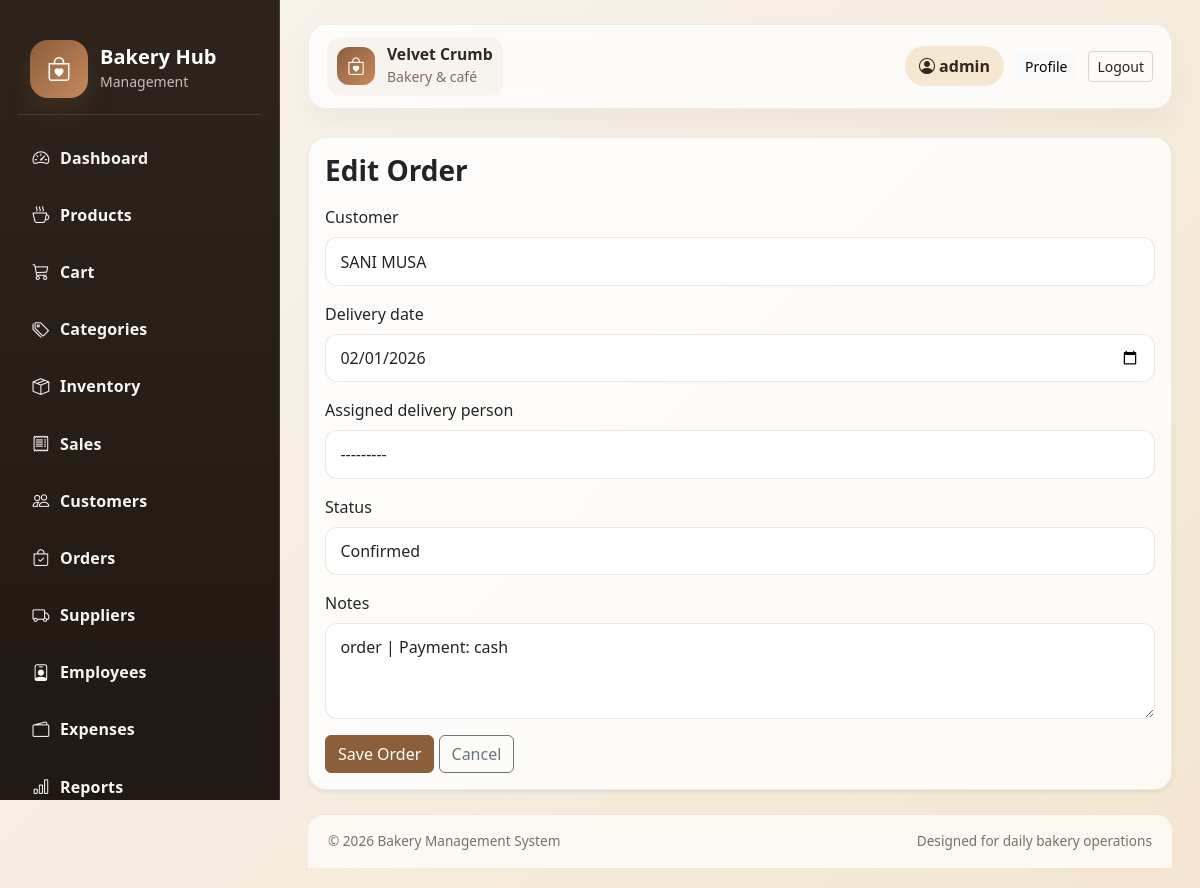
Screenshot of /orders/3/edit/ (signed in) with the database file from the repository.
### orders/models.py (models this page shows, shortened)
class Order(models.Model):
    STATUS_CHOICES = (
        ('pending', 'Pending'),
        ('confirmed', 'Confirmed'),
        ('assigned', 'Assigned to Delivery'),
        ('out_for_delivery', 'Out for Delivery'),
        ('completed', 'Completed'),
        ('cancelled', 'Cancelled'),
    )
    customer = models.ForeignKey(Customer, on_delete=models.CASCADE, related_name='orders')
    order_number = models.CharField(max_length=50, unique=True)
    delivery_date = models.DateField(blank=True, null=True)
    assigned_delivery_person = models.ForeignKey(
        Employee,
        on_delete=models.SET_NULL,
        related_name='assigned_orders',
        null=True,
        blank=True,
    )
    status = models.CharField(max_length=25, choices=STATUS_CHOICES, default='pending')
    notes = models.TextField(blank=True)
    total_amount = models.DecimalField(max_digits=12, decimal_places=2, default=0)
    created_at = models.DateTimeField(auto_now_add=True)
    class Meta:
        ordering = ('-created_at',)

### orders/views.py (the view)
# urls.py: path('<int:pk>/edit/', views.order_form, name='order_edit'),
@login_required
def order_form(request, pk=None):
    order = get_object_or_404(Order, pk=pk) if pk else None
    if request.method == 'POST':
        form = OrderForm(request.POST, instance=order)
        if form.is_valid():
            saved_order = form.save()
            messages.success(request, f"Order '{saved_order.order_number}' saved successfully.")
            return redirect('order_list')
    else:
        form = OrderForm(instance=order)
    return render(request, 'orders/order_form.html', {'form': form, 'order': order})

### orders/forms.py
class OrderForm(forms.ModelForm):
    class Meta:
        model = Order
        fields = ('customer', 'delivery_date', 'assigned_delivery_person', 'status', 'notes')
        widgets = {
            'customer': forms.Select(attrs={'class': 'form-select'}),
            'delivery_date': forms.DateInput(attrs={'class': 'form-control', 'type': 'date'}),
            'assigned_delivery_person': forms.Select(attrs={'class': 'form-select'}),
            'status': forms.Select(attrs={'class': 'form-select'}),
            'notes': forms.Textarea(attrs={'class': 'form-control', 'rows': 3}),
        }

### customers/models.py (called while the page is built)
    def __str__(self):
        return self.name

### templates/orders/order_form.html (shortened to what this page needs)
{% extends 'base.html' %}
{% block content %}
<div class="card shadow-sm">
    <div class="card-body">
        <h3 class="page-title">{% if order %}Edit Order{% else %}New Order{% endif %}</h3>
        <form method="post">
            {% for field in form %}
                <div class="mb-3">
                    <label class="form-label">{{ field.label }}</label>
                    {{ field }}
                </div>
            {% endfor %}
            <button type="submit" class="btn btn-primary">Save Order</button>
            <a href="{% url 'order_list' %}" class="btn btn-outline-secondary">Cancel</a>
        </form>
    </div>
</div>
{% endblock %}

### templates/base.html (shortened to what this page needs)
{% load static %}
<!DOCTYPE html>
<html lang="en">
<head>
    <link href="https://cdn.jsdelivr.net/npm/bootstrap@5.3.3/dist/css/bootstrap.min.css" rel="stylesheet">
    <link href="https://cdn.jsdelivr.net/npm/bootstrap-icons@1.11.3/font/bootstrap-icons.min.css" rel="stylesheet">
    <link rel="stylesheet" href="{% static 'css/style.css' %}">
</head>
<body>
    <div class="app-shell">
        <aside class="sidebar">
            <div class="brand-box">
                <div class="brand-icon"><i class="bi bi-bag-heart"></i></div>
                <div>
                    <h5>Bakery Hub</h5>
                    <small>Management</small>
                </div>
            </div>
            <nav class="nav flex-column menu-list">
                <a class="nav-link" href="{% url 'dashboard:index' %}"><i class="bi bi-speedometer2"></i> Dashboard</a>
                <a class="nav-link" href="{% url 'product_list' %}"><i class="bi bi-cup-hot"></i> Products</a>
                <a class="nav-link" href="{% url 'cart' %}"><i class="bi bi-cart3"></i> Cart</a>
                <a class="nav-link" href="{% url 'category_list' %}"><i class="bi bi-tags"></i> Categories</a>
                <a class="nav-link" href="{% url 'inventory_list' %}"><i class="bi bi-box-seam"></i> Inventory</a>
                <a class="nav-link" href="{% url 'sales_list' %}"><i class="bi bi-receipt"></i> Sales</a>
                <a class="nav-link" href="{% url 'customer_list' %}"><i class="bi bi-people"></i> Customers</a>
                <a class="nav-link" href="{% url 'order_list' %}"><i class="bi bi-bag-check"></i> Orders</a>
                <a class="nav-link" href="{% url 'supplier_list' %}"><i class="bi bi-truck"></i> Suppliers</a>
                <a class="nav-link" href="{% url 'employee_list' %}"><i class="bi bi-person-badge"></i> Employees</a>
                <a class="nav-link" href="{% url 'expense_list' %}"><i class="bi bi-wallet2"></i> Expenses</a>
                <a class="nav-link" href="{% url 'report_dashboard' %}"><i class="bi bi-bar-chart"></i> Reports</a>
            </nav>
        </aside>
        <main class="main-content">
            <header class="topbar">
                <div class="topbar-left">
                    <div class="brand-mini">
                        <span class="brand-mini-mark"><i class="bi bi-bag-heart"></i></span>
                        <div>
                            <strong>Velvet Crumb</strong>
                            <small>Bakery & café</small>
                        </div>
                    </div>
                </div>
                <div class="topbar-right">
                    {% if user.is_authenticated %}
                        <span class="user-pill"><i class="bi bi-person-circle"></i> {{ user.get_full_name|default:user.username }}</span>
                        <a class="btn btn-light btn-sm" href="{% url 'accounts:profile' %}">Profile</a>
                        <a class="btn btn-outline-dark btn-sm" href="{% url 'accounts:logout' %}">Logout</a>
                    {% else %}
                        <a class="btn btn-bakery-secondary btn-sm" href="{% url 'accounts:register' %}">Create account</a>
                        <a class="btn btn-dark btn-sm" href="{% url 'accounts:login' %}">Login</a>
                    {% endif %}
                </div>
            </header>
            <div class="page-content">
                {% block content %}{% endblock %}
            </div>
            <footer class="app-footer">
                <div>© 2026 Bakery Management System</div>
                <div>Designed for daily bakery operations</div>
            </footer>
        </main>
    </div>
</body>
</html>

### static/css/style.css (style rules this page uses)
:root { --bg: #f7f1e8; --card: #fffdfa; --primary: #8b5e3c; --primary-soft: #c8895c; --secondary: #f1d1b5; --dark: #32261d; --muted: #7f6d63; --success: #3d8b5c; --danger: #c94d4d; --warning: #f5c76d; --border: rgba(77, 56, 42, 0.08); }
body { margin: 0; background: linear-gradient(135deg, #f8f4ee 0%, #f3e5d1 100%); color: var(--dark); font-family: 'Segoe UI', sans-serif; }
.brand-icon { display: flex; align-items: center; justify-content: center; width: 58px; height: 58px; border-radius: 18px; background: linear-gradient(135deg, var(--primary), var(--primary-soft)); color: white; font-size: 1.5rem; box-shadow: 0 12px 24px rgba(139, 94, 60, 0.2); }
.app-shell { display: flex; min-height: 100vh; width: 100%; }
.sidebar { width: 280px; background: linear-gradient(180deg, #2e241d 0%, #201812 100%); color: white; padding: 24px 18px; position: sticky; top: 0; height: 100vh; overflow-y: auto; overflow-x: hidden; border-right: 1px solid rgba(255,255,255,0.12); scrollbar-width: thin; scrollbar-color: rgba(255,255,255,0.35) transparent; }
.brand-box { display: flex; align-items: center; gap: 12px; padding: 16px 12px; margin-bottom: 18px; border-bottom: 1px solid rgba(255,255,255,0.12); }
.brand-box h5 { margin: 0; font-weight: 700; }
.brand-box small { color: rgba(255,255,255,0.7); }
.menu-list { gap: 4px; }
.menu-list .nav-link { color: #fff; border-radius: 12px; padding: 12px 14px; margin-bottom: 4px; display: flex; align-items: center; gap: 10px; transition: 0.2s ease; font-weight: 600; letter-spacing: 0.01em; opacity: 0.96; }
.menu-list .nav-link i { font-size: 1.05rem; width: 18px; text-align: center; opacity: 1; }
.main-content { flex: 1; display: flex; flex-direction: column; min-height: 100vh; padding: 24px 28px 20px; }
.topbar { display: flex; align-items: center; justify-content: space-between; margin-bottom: 28px; padding: 12px 18px; border-radius: 18px; background: rgba(255,255,255,0.75); border: 1px solid var(--border); box-shadow: 0 14px 28px rgba(21, 17, 13, 0.04); flex-shrink: 0; backdrop-filter: blur(10px); }
.topbar-left, .topbar-right { display: flex; align-items: center; gap: 12px; }
.brand-mini { display: flex; align-items: center; gap: 12px; padding: 8px 10px; border-radius: 14px; background: rgba(139, 94, 60, 0.05); }
.brand-mini-mark { width: 38px; height: 38px; display: flex; align-items: center; justify-content: center; background: linear-gradient(135deg, var(--primary), var(--primary-soft)); color: white; border-radius: 12px; font-size: 1.1rem; }
.brand-mini strong { display: block; color: var(--dark); font-size: 0.98rem; line-height: 1.2; }
.brand-mini small { color: var(--muted); }
.user-pill { background: #f8e7d0; color: var(--dark); border-radius: 999px; padding: 8px 14px; font-weight: 600; }
.page-content { display: block; flex: 1 1 auto; }
.app-footer { margin-top: 24px; padding: 16px 20px; border-top: 1px solid var(--border); background: rgba(255,255,255,0.7); border-radius: 16px 16px 0 0; display: flex; justify-content: space-between; align-items: center; gap: 12px; color: var(--muted); font-size: 0.85rem; flex-shrink: 0; }
.card { border: 1px solid var(--border); border-radius: 18px; background: rgba(255,255,255,0.8); }
.btn-primary { background: var(--primary); border-color: var(--primary); }
.btn-outline-dark { border-color: rgba(0,0,0,0.15); }
.form-control, .form-select { border-radius: 12px; border: 1px solid rgba(74, 52, 37, 0.12); padding: 0.7rem 0.9rem; background: #fff; }
.page-title { font-weight: 700; margin-bottom: 18px; }

### rows the page displays
Order: form "SANI MUSA" "02/01/2026" "---------" "Confirmed" "order | Payment: cash"

### other values shown
{{ user.get_full_name|default:user.username }} "admin"
{{ field.label }} "Customer" "Delivery date" "Assigned delivery person" "Status" "Notes"
